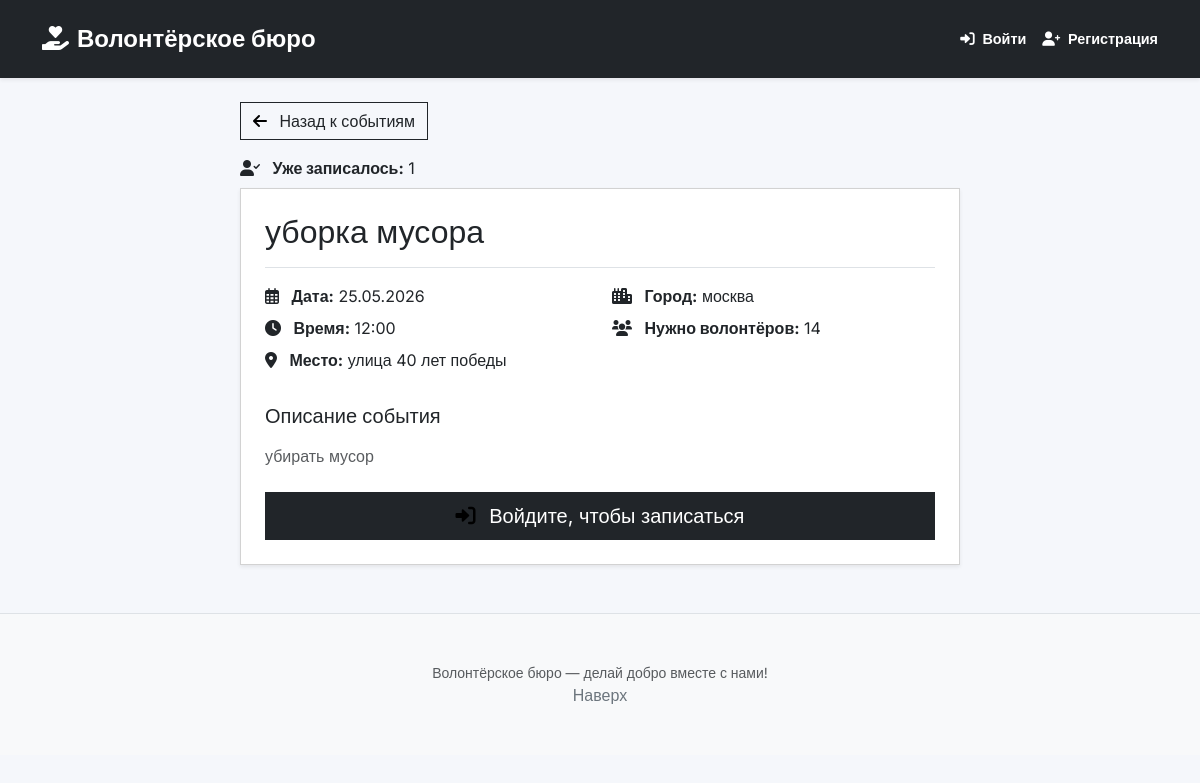
Page /event_detail/4 on the earlier database version.
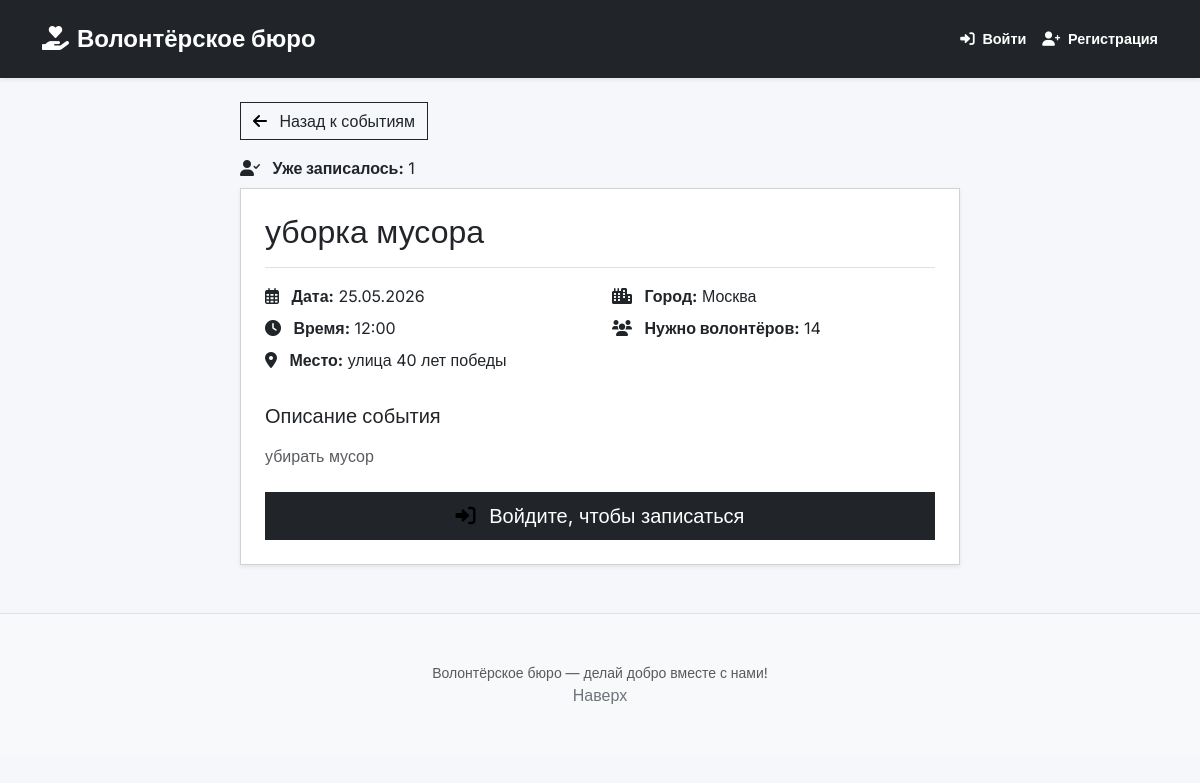
Same page on the later database version.
### data/models.py (models this page shows)
class Event(SqlAlchemyBase):
    __tablename__ = 'events'
    id = sqlalchemy.Column(sqlalchemy.Integer, primary_key=True, autoincrement=True)
    title = sqlalchemy.Column(sqlalchemy.String, nullable=False)
    description = sqlalchemy.Column(sqlalchemy.String, nullable=False)
    date = sqlalchemy.Column(sqlalchemy.DateTime, nullable=False)
    location = sqlalchemy.Column(sqlalchemy.String, nullable=False)
    city = sqlalchemy.Column(sqlalchemy.String, nullable=False)
    author_id = sqlalchemy.Column(sqlalchemy.Integer, sqlalchemy.ForeignKey("users.id"), nullable=False)
    max_volunteers = sqlalchemy.Column(sqlalchemy.Integer, default=10)

### app.py (the view)
@app.route('/event_detail/<int:event_id>')
def event_detail(event_id):
    from data.models import Response
    session = db_session.create_session()
    event = session.get(Event, event_id)
    volunteers_count = session.query(Response).filter_by(event_id=event_id).count()
    already_joined = False
    if current_user.is_authenticated:
        already_joined = session.query(Response).filter_by(
            event_id=event_id,
            user_id=current_user.id
        ).first() is not None
    session.close()
    if event is None:
        return redirect('/')
    return render_template('event_detail.html', title='Детали события', event=event, already_joined=already_joined,volunteers_count=volunteers_count)

### data/db_session.py (called while the page is built)
def create_session() -> Session:
    global __factory
    return __factory()

### templates/event_detail.html (shortened to what this page needs)
{% extends "base.html" %}
{% block content %}
<div class="container mt-4">
    <div class="row">
        <div class="col-lg-8 mx-auto">
            <div class="mb-3">
                <a href="/" class="btn btn-outline-dark">
                    <i class="fas fa-arrow-left me-2"></i> Назад к событиям
                </a>
            </div>
            <div class="mb-2">
                <i class="fas fa-user-check me-2 text-dark"></i>
                <strong>Уже записалось:</strong> {{ volunteers_count }}
            </div>
            <div class="card shadow-sm">
                <div class="card-body p-4">
                    <div class="border-bottom pb-3 mb-3">
                        <h1 class="h2 mb-0">{{ event.title }}</h1>
                    </div>
                    <div class="row mb-4">
                        <div class="col-md-6">
                            <div class="mb-2">
                                <i class="far fa-calendar-alt me-2 text-dark"></i>
                                <strong>Дата:</strong> {{ event.date.strftime('%d.%m.%Y') }}
                            </div>
                            <div class="mb-2">
                                <i class="fas fa-clock me-2 text-dark"></i>
                                <strong>Время:</strong> {{ event.date.strftime('%H:%M') }}
                            </div>
                            <div class="mb-2">
                                <i class="fas fa-map-marker-alt me-2 text-dark"></i>
                                <strong>Место:</strong> {{ event.location }}
                            </div>
                        </div>
                        <div class="col-md-6">
                            <div class="mb-2">
                                <i class="fas fa-city me-2 text-dark"></i>
                                <strong>Город:</strong> {{ event.city }}
                            </div>
                            <div class="mb-2">
                                <i class="fas fa-users me-2 text-dark"></i>
                                <strong>Нужно волонтёров:</strong> {{ event.max_volunteers }}
                            </div>
                        </div>
                    </div>
                    <div class="mb-4">
                        <h4 class="h5 mb-3">Описание события</h4>
                        <p class="text-muted">{{ event.description }}</p>
                    </div>
                    {% if current_user.is_authenticated %}
                        <button class="btn btn-dark btn-lg w-100" id="joinEventBtn"
                                {% if already_joined %}disabled{% endif %}>
                            <i class="fas fa-hand-peace me-2"></i>
                            {% if already_joined %}
                                 Вы уже записаны на это событие
                            {% else %}
                                 Хочу участвовать!
                            {% endif %}
                        </button>
                    {% else %}
                        <a href="/login" class="btn btn-dark btn-lg w-100">
                            <i class="fas fa-sign-in-alt me-2"></i> Войдите, чтобы записаться
                        </a>
                    {% endif %}
                </div>
            </div>
        </div>
    </div>
</div>
{% endblock %}

Differences in the rows shown:
changed Event "уборка мусора": city "москва" → "Москва"
